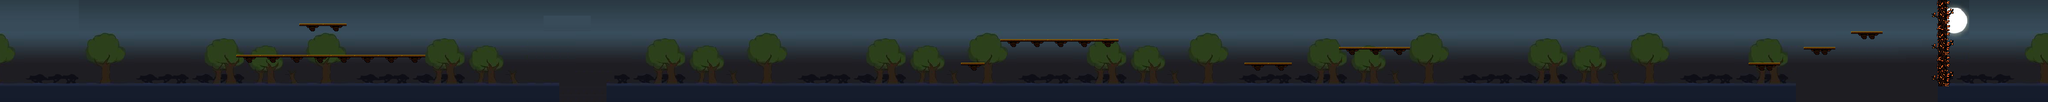

A level layout from a 2D game, rendered from its tile map. Below: a short description, then the map file with tile-grid data replaced by summaries:
An orthogonal 260x13 tile map with 16x16 px tiles, 2 tile layers (Background, graphics), 4 tilesets and 67 objects.

<map version="1.8" tiledversion="1.8.4" orientation="orthogonal" renderorder="right-down" width="260" height="13" tilewidth="16" tileheight="16" infinite="0" nextlayerid="12" nextobjectid="133">
 <tileset firstgid="1" source="background.tsx" />
 <tileset firstgid="981" source="Ground.tsx" />
 <tileset firstgid="1716" source="AutumnHillsWall1x4_16.tsx" />
 <tileset firstgid="1728" source="MovingPlatform_8.tsx" />
 <layer id="1" name="Background" width="260" height="13">
  <data>[3380 cells, 2966 non-empty, 272 distinct tile ids]</data>
 </layer>
 <layer id="2" name="graphics" width="260" height="13">
  <data>[3380 cells, 562 non-empty, 73 distinct tile ids]</data>
 </layer>
 <objectgroup id="3" name="ground">
  <object id="123" x="1232" y="176" width="2416" height="32" />
  <object id="124" x="3936" y="176" width="64" height="32" />
  <object id="132" x="160" y="176" width="976" height="32" />
 </objectgroup>
 <objectgroup id="4" name="enemies">
  <object id="30" x="2144" y="64" width="16" height="16" />
  <object id="31" x="2784" y="80" width="16" height="16" />
  <object id="59" x="656" y="96" width="16" height="16" />
  <object id="105" x="512" y="160" width="16" height="16" />
  <object id="106" x="608" y="160" width="16" height="16" />
  <object id="107" x="752" y="160" width="16" height="16" />
  <object id="109" x="1248" y="160" width="16" height="16" />
  <object id="110" x="1840" y="160" width="16" height="16" />
  <object id="111" x="2480" y="160" width="16" height="16" />
  <object id="112" x="3232" y="160" width="16" height="16" />
  <object id="113" x="3376" y="160" width="16" height="16" />
 </objectgroup>
 <objectgroup id="5" name="platform">
  <object id="14" x="2720" y="96" width="144" height="16" />
  <object id="15" x="2528" y="128" width="96" height="16" />
  <object id="16" x="2032" y="80" width="240" height="16" />
  <object id="17" x="1952" y="128" width="48" height="16" />
  <object id="18" x="480" y="112" width="384" height="16" />
  <object id="19" x="608" y="48" width="96" height="16" />
  <object id="125" x="3552" y="128" width="64" height="16" />
  <object id="126" x="3664" y="96" width="64" height="16" />
  <object id="127" x="3760" y="64" width="64" height="16" />
 </objectgroup>
 <objectgroup id="6" name="finish">
  <object id="128" x="3952" y="96" width="16" height="80" />
 </objectgroup>
 <objectgroup id="7" name="barrier">
  <object id="22" x="2864" y="80" height="16" />
  <object id="23" x="2720" y="80" height="16" />
  <object id="24" x="2032" y="64" height="16" />
  <object id="25" x="2272" y="64" height="16" />
  <object id="26" x="864" y="96" height="16" />
  <object id="27" x="480" y="96" height="16" />
  <object id="114" x="1232" y="160" height="16" />
  <object id="115" x="1792" y="160" height="16" />
  <object id="116" x="2256" y="160" height="16" />
  <object id="117" x="2720" y="160" height="16" />
  <object id="118" x="3088" y="160" height="16" />
  <object id="119" x="3648" y="160" height="16" />
  <object id="121" x="160" y="160" height="16" />
  <object id="129" x="1136" y="160" height="16" />
 </objectgroup>
 <objectgroup id="8" name="coins">
  <object id="32" x="3568" y="112" width="16" height="16" />
  <object id="33" x="3680" y="80" width="16" height="16" />
  <object id="34" x="3776" y="48" width="16" height="16" />
  <object id="35" x="2960" y="160" width="16" height="16" />
  <object id="36" x="3040" y="160" width="16" height="16" />
  <object id="38" x="3120" y="160" width="16" height="16" />
  <object id="39" x="2832" y="80" width="16" height="16" />
  <object id="40" x="2736" y="80" width="16" height="16" />
  <object id="41" x="2560" y="112" width="16" height="16" />
  <object id="42" x="2576" y="112" width="16" height="16" />
  <object id="43" x="2224" y="64" width="16" height="16" />
  <object id="47" x="2064" y="64" width="16" height="16" />
  <object id="48" x="2064" y="160" width="16" height="16" />
  <object id="49" x="2208" y="160" width="16" height="16" />
  <object id="50" x="2336" y="160" width="16" height="16" />
  <object id="51" x="816" y="96" width="16" height="16" />
  <object id="52" x="752" y="96" width="16" height="16" />
  <object id="53" x="704" y="96" width="16" height="16" />
  <object id="56" x="512" y="96" width="16" height="16" />
  <object id="57" x="560" y="96" width="16" height="16" />
  <object id="58" x="608" y="96" width="16" height="16" />
  <object id="60" x="672" y="32" width="16" height="16" />
  <object id="61" x="656" y="32" width="16" height="16" />
  <object id="62" x="640" y="32" width="16" height="16" />
  <object id="63" x="624" y="32" width="16" height="16" />
 </objectgroup>
 <objectgroup id="9" name="health">
  <object id="70" x="2816" y="160" width="16" height="16" />
  <object id="71" x="1968" y="112" width="16" height="16" />
  <object id="72" x="1072" y="160" width="16" height="16" />
 </objectgroup>
 <objectgroup id="10" name="skylimit">
  <object id="99" x="160" y="0" width="3840" />
 </objectgroup>
</map>
